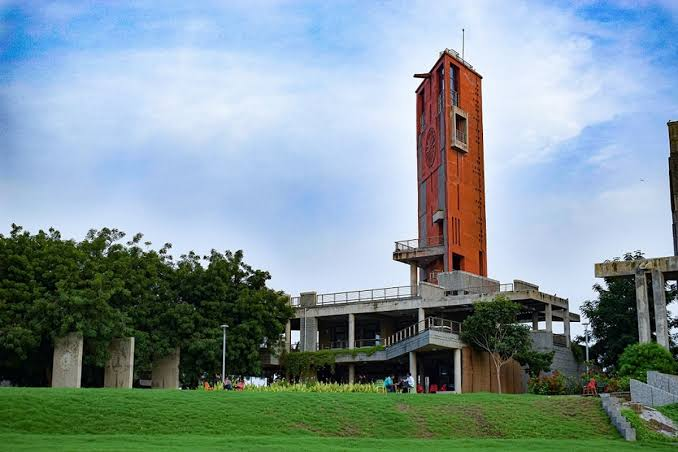
#> input picture cc1.jpg, 678 x 452 px
$ python bg_changer.py
#> lines starting #> are read from the running program, lines starting #| are printed output that depends on the picture; after the words box and inside, x2 and y2 are one past the last pixel; in counts of white or black regions, pixels touching at a corner belong together
import matplotlib.pyplot as plt
import numpy as np
import cv2

image = cv2.imread('cc1.jpg')
#> image is the input picture: shape (452, 678, 3); mean B, G, R 153.4, 148.9, 128.7
print('This image is:', type(image),
      ' with dimensions:', image.shape)
#| This image is: <class 'numpy.ndarray'>  with dimensions: (452, 678, 3)

image_copy = np.copy(image)
image_copy = cv2.cvtColor(image_copy, cv2.COLOR_BGR2RGB)
lower_blue = np.array([0,0,200])
upper_blue = np.array([250,250,255])
mask = cv2.inRange(image_copy, lower_blue, upper_blue)
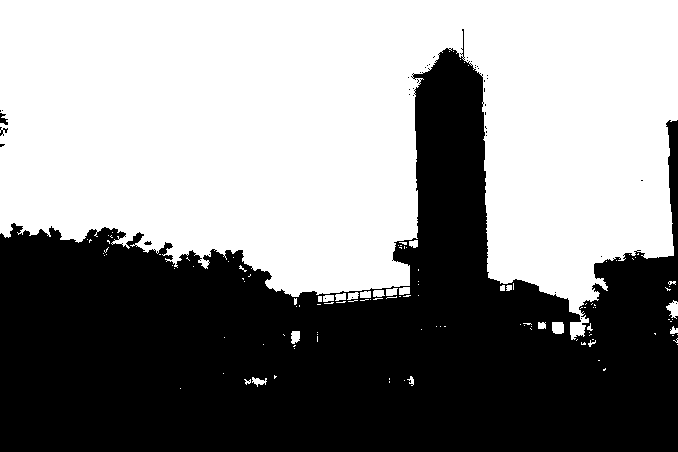
#> mask: shape (452, 678); 54.4% white; 42 black regions (38 under 20 px), largest, box (x1, y1, x2, y2) and area: (0, 29, 678, 452) 139698, (0, 113, 8, 125) 56, (0, 127, 8, 136) 32, (144, 241, 152, 245) 22
masked_image = np.copy(image_copy)
masked_image[mask != 0] = [0, 0, 0]
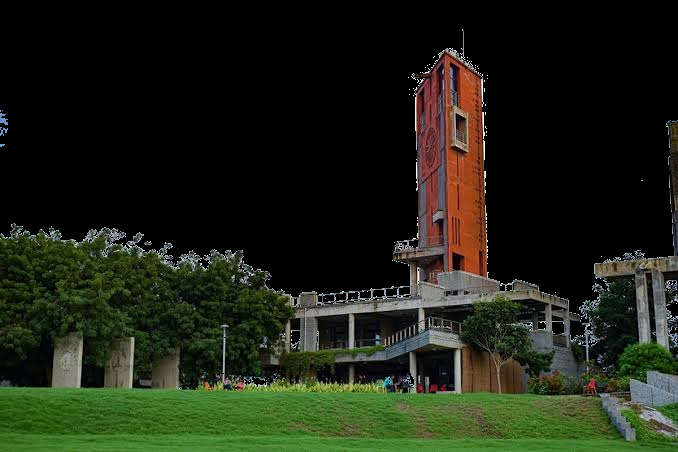
#> masked_image: shape (452, 678, 3); mean R, G, B 29.6, 35, 21.1
plt.imshow(masked_image)
background_image = cv2.imread('bg2.jpg')
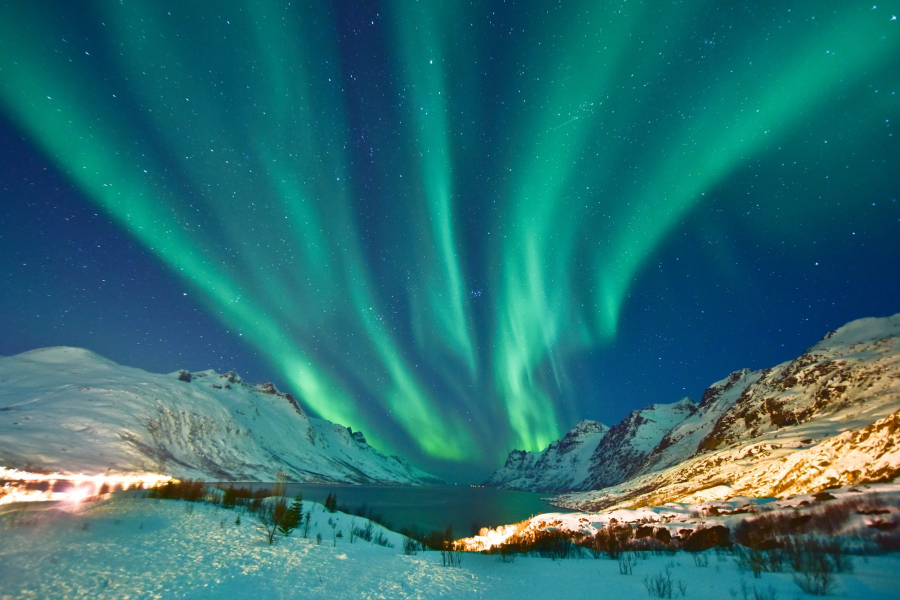
#> input picture bg2.jpg, 1800 x 1200 px (shown at 1/2 size)
#> background_image is the input picture: shape (1200, 1800, 3); mean B, G, R 114.3, 110.7, 41.2
background_image = cv2.cvtColor(background_image, cv2.COLOR_BGR2RGB)
crop_background = background_image[0:452, 0:678]
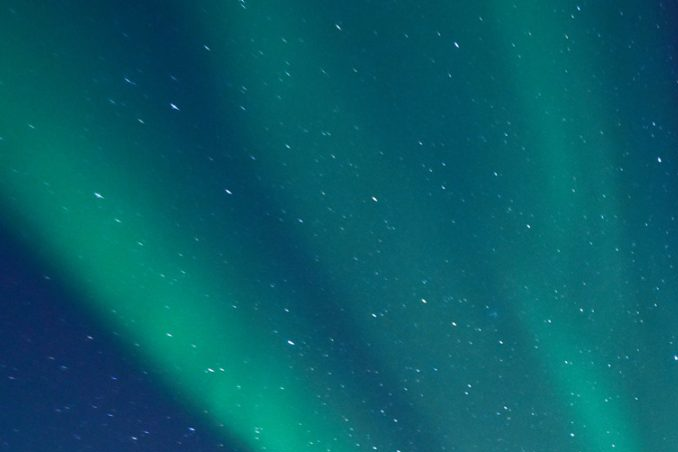
#> crop_background: shape (452, 678, 3); mean R, G, B 6.3, 93.6, 105.7

try:
  crop_background[mask == 0] = [0,0,0]
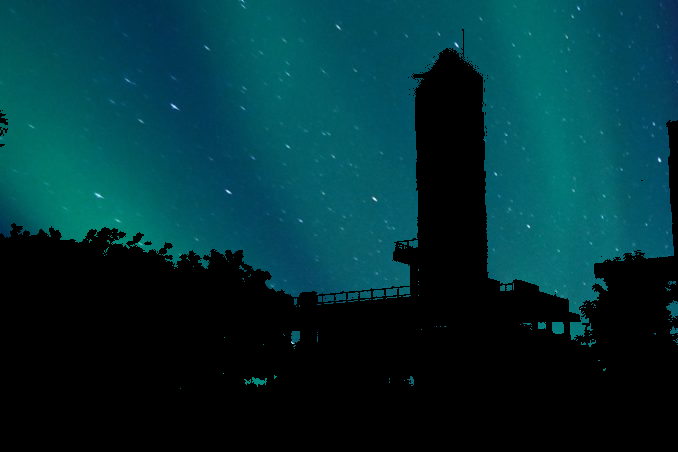
#> crop_background: shape (452, 678, 3); mean R, G, B 1.8, 48.8, 55
except:pass
complete_image = masked_image + crop_background
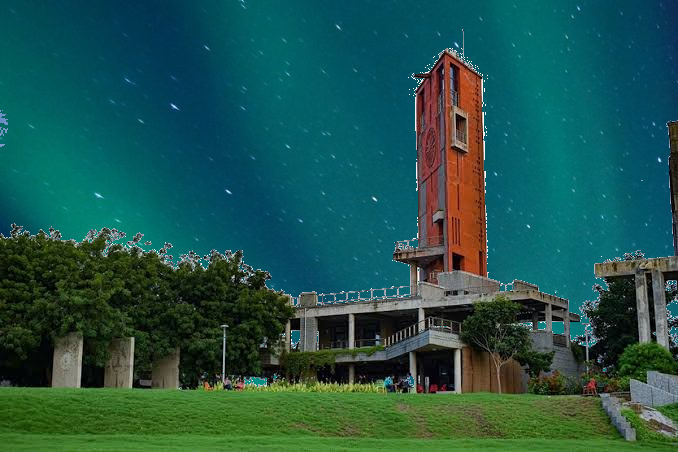
#> complete_image: shape (452, 678, 3); mean R, G, B 31.4, 83.8, 76.1
plt.imshow(complete_image)
plt.axis("off")
plt.savefig('fc.png', bbox_inches='tight')
